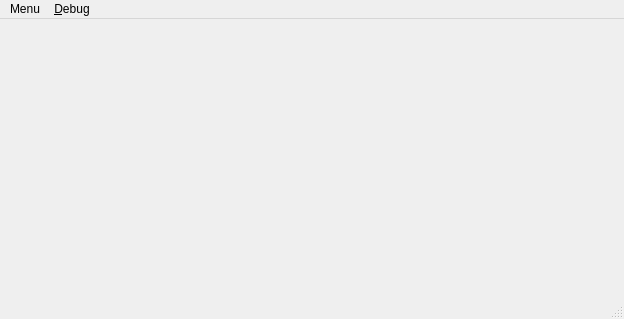
<?xml version="1.0" encoding="UTF-8"?>
<ui version="4.0">
 <class>MainPepsiWindow</class>
 <widget class="QMainWindow" name="MainPepsiWindow">
  <property name="geometry">
   <rect>
    <x>0</x>
    <y>0</y>
    <width>624</width>
    <height>319</height>
   </rect>
  </property>
  <property name="windowTitle">
   <string>MainWindow</string>
  </property>
  <widget class="QWidget" name="centralwidget">
   <layout class="QHBoxLayout" name="horizontalLayout">
    <item>
     <widget class="QWidget" name="widget" native="true">
      <property name="sizePolicy">
       <sizepolicy hsizetype="Expanding" vsizetype="Expanding">
        <horstretch>0</horstretch>
        <verstretch>0</verstretch>
       </sizepolicy>
      </property>
     </widget>
    </item>
   </layout>
  </widget>
  <widget class="QMenuBar" name="menubar">
   <property name="geometry">
    <rect>
     <x>0</x>
     <y>0</y>
     <width>624</width>
     <height>29</height>
    </rect>
   </property>
   <widget class="QMenu" name="menuMenu">
    <property name="title">
     <string>Menu</string>
    </property>
   </widget>
   <widget class="QMenu" name="menuDebug">
    <property name="title">
     <string>&amp;Debug</string>
    </property>
   </widget>
   <addaction name="menuMenu"/>
   <addaction name="menuDebug"/>
  </widget>
  <widget class="QStatusBar" name="statusbar"/>
  <action name="actionToggleOutputWidget">
   <property name="checkable">
    <bool>true</bool>
   </property>
   <property name="checked">
    <bool>true</bool>
   </property>
   <property name="text">
    <string>&amp;Toggle output widget</string>
   </property>
  </action>
 </widget>
 <resources/>
 <connections/>
</ui>
